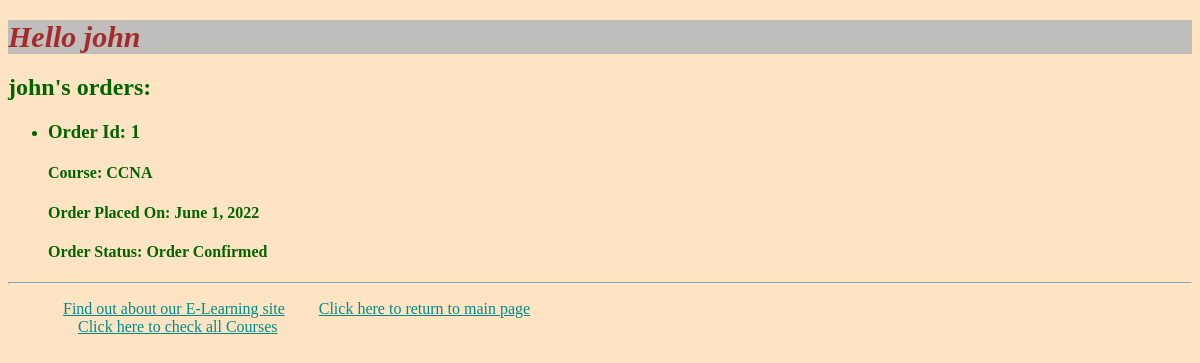
Before: /myapp/myorders/ (signed in) with the older database file.
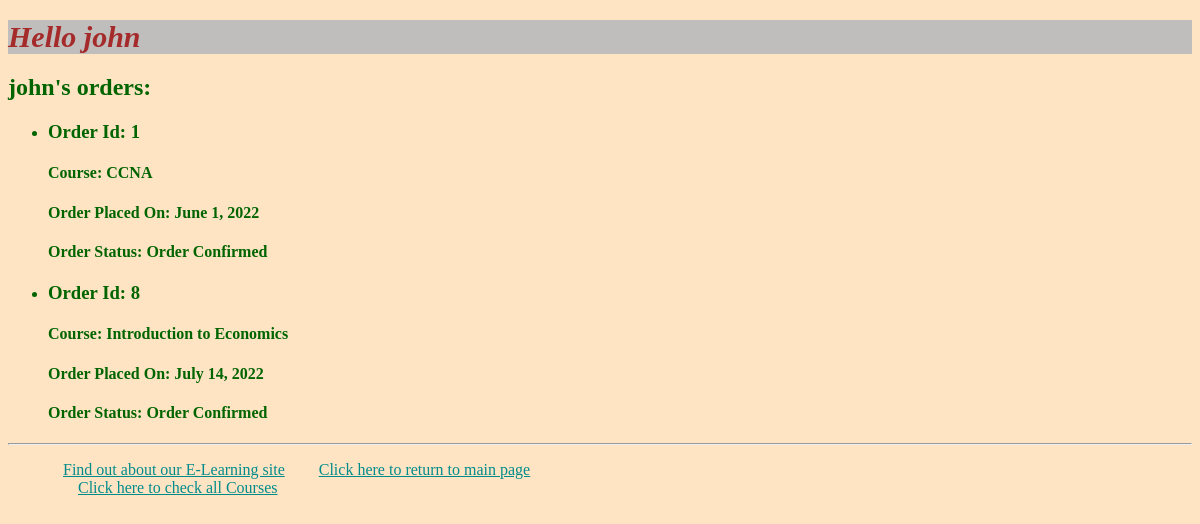
After: the same page with the newer database file.
### myapp/models.py (models this page shows, shortened)
class Order(models.Model):
    ORDER_CHOICE = [(0, 'Cancelled'), (1, 'Order Confirmed')]
    course = models.ForeignKey(Course, on_delete=models.CASCADE)
    student = models.ForeignKey(Student, on_delete=models.CASCADE)
    levels = models.PositiveIntegerField()
    order_status = models.IntegerField(choices=ORDER_CHOICE, default="1")
    order_date = models.DateField(default=datetime.date.today)
    def get_order_status_verbose(self):
        return dict(self.ORDER_CHOICE)[self.order_status]

class Course(models.Model):
    interested = models.PositiveIntegerField(default=0)
    stages = models.PositiveIntegerField(default=3)
    topic = models.ForeignKey(Topic, related_name='courses', on_delete=models.CASCADE)
    name = models.CharField(max_length=200)
    price = models.DecimalField(max_digits=10,decimal_places=2)
    for_everyone = models.BooleanField(default=True)
    description = models.TextField(max_length=300, null=True, blank=True)

### myapp/views.py (the view)
# urls.py: path(r'myorders/', views.myorders, name='myorders'),
@login_required(login_url='/myapp/login/')
def myorders(request):
    try:
        student = Student.objects.get(username=request.user.username)
    except Student.DoesNotExist:
        student = None
    if not student:
        return render(request, 'myapp/myorders.html', {'error_message':'You are not a registered student'})
    orders = Order.objects.filter(student=student)
    if not orders:
        print('Inside')
        return render(request, 'myapp/myorders.html', {'error_message': 'You do not have any orders'})
    return render(request, 'myapp/myorders.html', {'orders':orders})

### myapp/templates/myapp/myorders.html (shortened to what this page needs)
{% extends 'myapp/base.html' %}
{% block body_block %}
    {% if error_message %}
        <h2>{{error_message}}</h2>
    {% else %}
        <h2>{{request.user.username}}'s orders: </h2>
        <ul>
            {% for order in orders %}
                <li>
                    <h3>Order Id: {{order.pk}}</h3>
                    <p>
                        <h4>Course: {{order.course.name}}</h4>
                        <h4>Order Placed On: {{order.order_date}}</h4>
                        <h4>Order Status: {{order.get_order_status_verbose}}</h4>
                    </p>
                </li>
            {% endfor %}
        </ul>
    {% endif %}
{% endblock %}

Changed rows visible on the page:
added Order: pk "8", course.name "Introduction to Economics", order_date "July 14, 2022", get_order_status_verbose "Order Confirmed"
